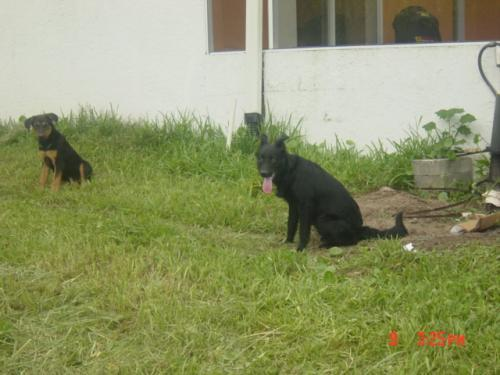
#> input picture kagglecatsanddogs_3367a/PetImages/Dog/10399.jpg, 500 x 375 px, found by its file name
$ python DogCatCNN.py
#> lines starting #> are read from the running program, lines starting #| are printed output that depends on the picture
import numpy as np
import matplotlib.pyplot as plt
import os
import cv2
import random

DATADIR = r"C:\Users\Fleford Redoloza\PycharmProjects\TensorFlowPractice\kagglecatsanddogs_3367a\PetImages"

CATEGORIES = ["Dog", "Cat"]

img_size = 100

# for category in CATEGORIES:  # do dogs and cats
#     path = os.path.join(DATADIR, category)  # create path to dogs and cats
#     for img in os.listdir(path):  # iterate over each image per dogs and cats
#         img_array = cv2.imread(os.path.join(path, img), cv2.IMREAD_GRAYSCALE)  # convert to array
#         plt.imshow(img_array, cmap='gray')  # graph it
#         plt.show()  # display!
#
#         img_size = 100
#
#         new_array = cv2.resize(img_array, (img_size, img_size))
#         plt.imshow(new_array, cmap='gray')
#         plt.show()
#
#         break  # we just want one for now so break
#
#     break  # ...and one more!


training_data = []


def create_training_data():
    for category in CATEGORIES:  # do dogs and cats
        path = os.path.join(DATADIR, category)  # create path to dogs and cats
        class_num = CATEGORIES.index(category)
        for img in os.listdir(path):  # iterate over each image per dogs and cats
            try:
                img_array = cv2.imread(os.path.join(path, img), cv2.IMREAD_GRAYSCALE)  # convert to array
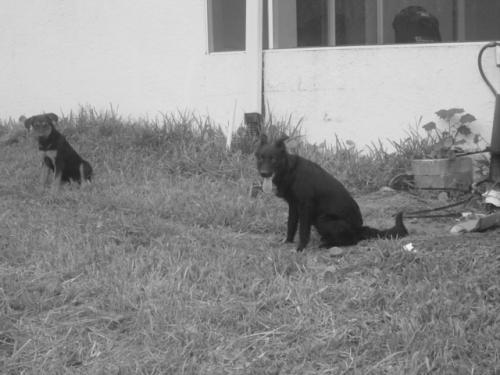
#> img_array: shape (375, 500); min 22, max 250, mean 142.1
                new_array = cv2.resize(img_array, (img_size, img_size))     # resize image array
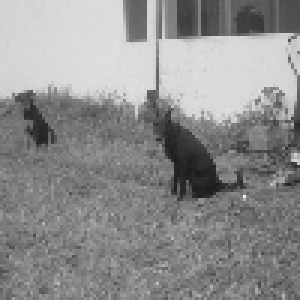
#> new_array: shape (100, 100) (shown 3 times larger); min 26, max 237, mean 142
                training_data.append([new_array, class_num])
            except Exception as e:
                pass
#> pass 2 of the loop in create_training_data, `for category in CATEGORIES:`:
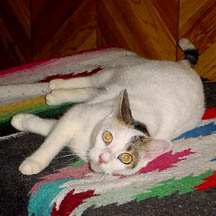
#> input picture kagglecatsanddogs_3367a/PetImages/Cat/10079.jpg, 216 x 216 px, found by its file name
#> in create_training_data, `img_array = cv2.imread(os.path.join(path, img), cv2.IMREAD_GRAYSCALE)`:
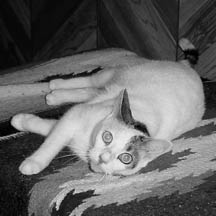
#> img_array: shape (216, 216); min 0, max 244, mean 100.9
#> in create_training_data, `new_array = cv2.resize(img_array, (img_size, img_size))`:
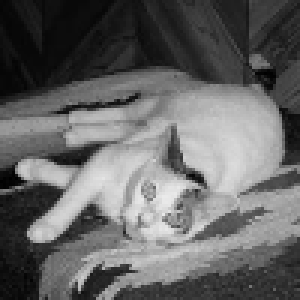
#> new_array: shape (100, 100) (shown 3 times larger); min 0, max 234, mean 100.8

create_training_data()
random.shuffle(training_data)
print(len(training_data))
#| 2

for sample in training_data[:10]:
    print(sample[1])
#> this loop made 2 passes
#| 0
#| 1

X = []
Y = []

for features, label in training_data:
    X.append(features)
    Y.append(label)
#> this loop made 2 passes
#> label on passes 1 to 2: 0, 1
#> after the loop, X = 2 items; Y = [0, 1]
